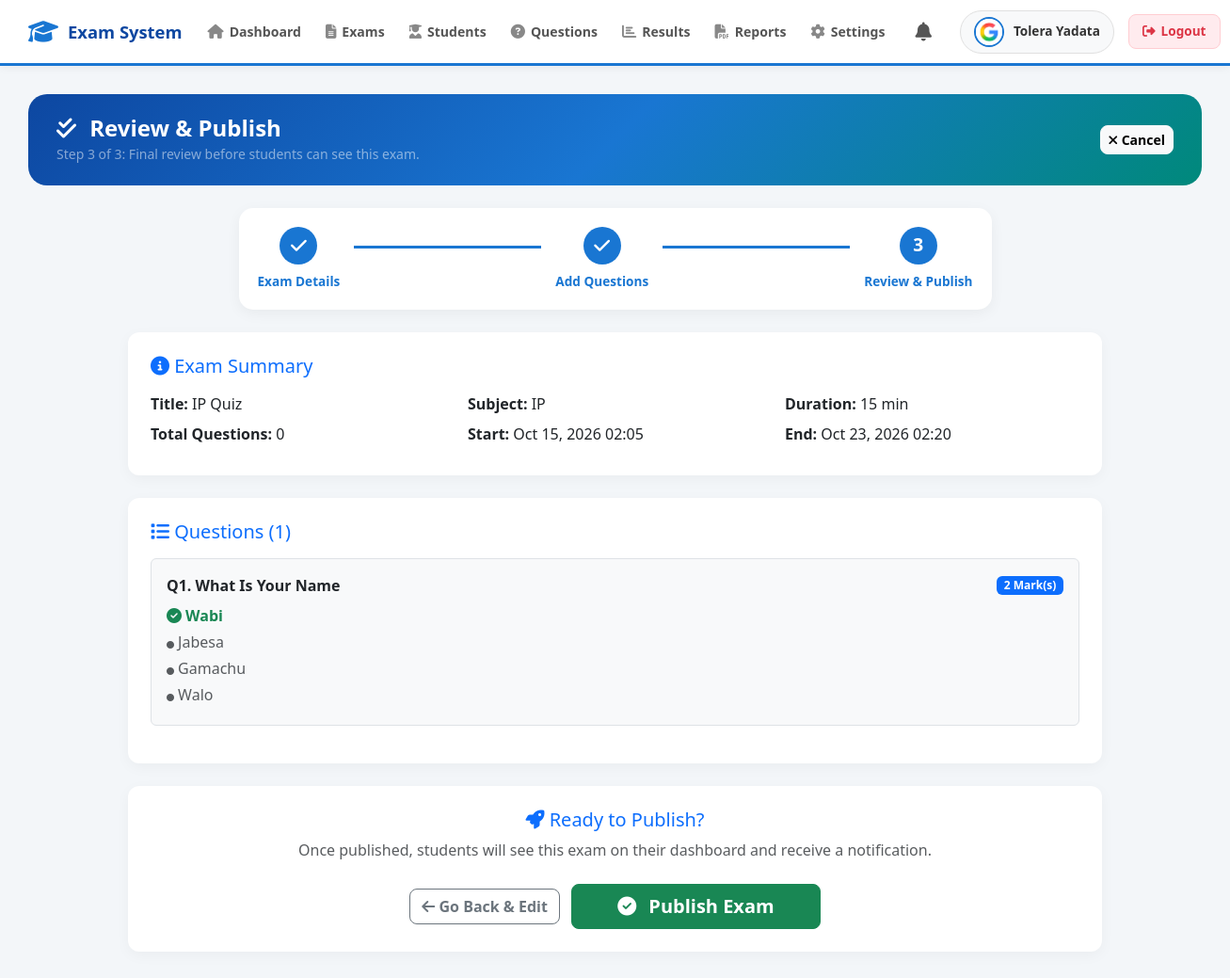
/teacher/publish_exam.php?exam_id=1 (signed in), run on the app's committed database.
### tables this page shows
CREATE TABLE `exams` (
  `exam_id` int(11) NOT NULL,
  `title` varchar(100) NOT NULL,
  `subject` varchar(100) NOT NULL,
  `exam_type` varchar(50) NOT NULL,
  `duration_minutes` int(11) NOT NULL,
  `start_time` datetime NOT NULL,
  `end_time` datetime NOT NULL,
  `description` text DEFAULT NULL,
  `created_by` int(11) NOT NULL,
  `created_at` datetime DEFAULT current_timestamp(),
  `status` varchar(20) DEFAULT 'Draft',
  `total_questions` int(11) DEFAULT 0
);

CREATE TABLE `users` (
  `user_id` int(11) NOT NULL,
  `name` varchar(100) NOT NULL,
  `email` varchar(100) NOT NULL,
  `username` varchar(50) NOT NULL,
  `password` varchar(255) NOT NULL,
  `role` varchar(20) NOT NULL,
  `status` varchar(10) DEFAULT 'Active',
  `created_at` datetime DEFAULT current_timestamp(),
  `profile_image` varchar(255) DEFAULT NULL
);

CREATE TABLE `questions` (
  `question_id` int(11) NOT NULL,
  `exam_id` int(11) NOT NULL,
  `question_text` text NOT NULL,
  `question_type` varchar(50) NOT NULL,
  `marks` int(11) DEFAULT 1,
  `explanation` text DEFAULT NULL,
  `order_no` int(11) DEFAULT NULL
);

CREATE TABLE `options` (
  `option_id` int(11) NOT NULL,
  `question_id` int(11) NOT NULL,
  `option_text` varchar(255) NOT NULL,
  `is_correct` tinyint(1) DEFAULT 0,
  `order_no` int(11) DEFAULT NULL
);

### teacher/publish_exam.php (the view, shortened to what this page needs)
<?php
require_once ROOT_PATH . '/db_connect.php';
$teacher_id = $_SESSION['user_id'];
$exam_id = isset($_GET['exam_id']) ? intval($_GET['exam_id']) : 0;
$exam = $conn->query("SELECT * FROM exams WHERE exam_id = $exam_id AND created_by = $teacher_id")->fetch_assoc();
$questions = $conn->query("SELECT * FROM questions WHERE exam_id = $exam_id ORDER BY order_no ASC");
include ROOT_PATH . '/includes/header.php';
?>
<div class="main-content">
    <div class="page-header-box d-flex justify-content-between align-items-center mb-4">
        <div>
            <h4 class="m-0 fw-bold text-white"><i class="fas fa-check-double me-2"></i> Review & Publish</h4>
            <small class="text-white-50">Step 3 of 3: Final review before students can see this exam.</small>
        </div>
        <a href="dashboard.php" class="btn btn-light btn-sm fw-bold"><i class="fas fa-times"></i> Cancel</a>
    </div>
    <div class="wizard-progress mb-4">
        <div class="step active"><div class="step-icon"><i class="fas fa-check"></i></div><div class="step-text">Exam Details</div></div>
        <div class="step-line active"></div>
        <div class="step active"><div class="step-icon"><i class="fas fa-check"></i></div><div class="step-text">Add Questions</div></div>
        <div class="step-line active"></div>
        <div class="step active"><div class="step-icon">3</div><div class="step-text">Review & Publish</div></div>
    </div>
    <div class="row justify-content-center">
        <div class="col-lg-10">
            <div class="card p-4 mb-4">
                <h5 class="text-primary mb-3"><i class="fas fa-info-circle"></i> Exam Summary</h5>
                <div class="row">
                    <div class="col-md-4 mb-2"><strong>Title:</strong> <?php echo htmlspecialchars($exam['title']); ?></div>
                    <div class="col-md-4 mb-2"><strong>Subject:</strong> <?php echo htmlspecialchars($exam['subject']); ?></div>
                    <div class="col-md-4 mb-2"><strong>Duration:</strong> <?php echo $exam['duration_minutes']; ?> min</div>
                    <div class="col-md-4 mb-2"><strong>Total Questions:</strong> <?php echo $exam['total_questions']; ?></div>
                    <div class="col-md-4 mb-2"><strong>Start:</strong> <?php echo date('M d, Y H:i', strtotime($exam['start_time'])); ?></div>
                    <div class="col-md-4 mb-2"><strong>End:</strong> <?php echo date('M d, Y H:i', strtotime($exam['end_time'])); ?></div>
                </div>
            </div>
            <div class="card p-4 mb-4">
                <h5 class="text-primary mb-3"><i class="fas fa-list"></i> Questions (<?php echo $questions->num_rows; ?>)</h5>
                <?php if($questions->num_rows > 0): ?>
                    <?php $i = 1; while($q = $questions->fetch_assoc()): ?>
                        <div class="border rounded p-3 mb-3 bg-light">
                            <div class="d-flex justify-content-between align-items-center mb-2">
                                <strong>Q<?php echo $i; ?>. <?php echo htmlspecialchars($q['question_text']); ?></strong>
                                <span class="badge bg-primary"><?php echo $q['marks']; ?> Mark(s)</span>
                            </div>
                            <?php
                            $opts = $conn->query("SELECT * FROM options WHERE question_id = {$q['question_id']} ORDER BY order_no ASC");
                            while($opt = $opts->fetch_assoc()) {
                                $is_correct = $opt['is_correct'];
                                $badge = $is_correct ? '<i class="fas fa-check-circle text-success"></i>' : '<i class="fas fa-circle text-muted" style="font-size:0.5rem;"></i>';
                                $class = $is_correct ? 'text-success fw-bold' : 'text-muted';
                                echo "<div class='{$class} mb-1'>$badge " . htmlspecialchars($opt['option_text']) . "</div>";
                            }
                            ?>
                        </div>
                    <?php $i++; endwhile; ?>
                <?php else: ?>
                    <p class="text-muted text-center py-4">No questions found.</p>
                <?php endif; ?>
            </div>
            <div class="card p-4 text-center bg-white border-primary" style="border-width: 2px;">
                <h5 class="text-primary mb-2"><i class="fas fa-rocket"></i> Ready to Publish?</h5>
                <p class="text-muted mb-4">Once published, students will see this exam on their dashboard and receive a notification.</p>
                <form method="POST" action="">
                    <a href="build_exam.php?exam_id=<?php echo $exam_id; ?>" class="btn btn-outline-secondary me-2"><i class="fas fa-arrow-left"></i> Go Back & Edit</a>
                    <button type="submit" name="publish_exam" class="btn btn-success px-5 py-2 fs-5" onclick="return confirm('Are you sure you want to publish this exam? Students will be able to see it immediately.');">
                        <i class="fas fa-check-circle me-2"></i> Publish Exam
                    </button>
                </form>
            </div>
        </div>
    </div>
</div>
<?php include ROOT_PATH . '/includes/footer.php'; ?>

### includes/header.php (shortened to what this page needs)
<?php
$header_img = null;
if (isset($conn) && isset($_SESSION['user_id'])) {
    $header_uid = $_SESSION['user_id'];
    $header_img_q = $conn->query("SELECT profile_image FROM users WHERE user_id = $header_uid");
    $header_img = ($header_img_q && $header_img_q->num_rows > 0) ? $header_img_q->fetch_assoc()['profile_image'] : null;
}
$base_path = (strpos($_SERVER['PHP_SELF'], '/admin/') !== false ||
              strpos($_SERVER['PHP_SELF'], '/teacher/') !== false ||
              strpos($_SERVER['PHP_SELF'], '/student/') !== false ||
              strpos($_SERVER['PHP_SELF'], '/shared/') !== false) ? "../" : "";
?>
<!DOCTYPE html>
<html lang="en">
<head>
    <link href="https://cdn.jsdelivr.net/npm/bootstrap@5.3.0/dist/css/bootstrap.min.css" rel="stylesheet">
    <link rel="stylesheet" href="https://cdnjs.cloudflare.com/ajax/libs/font-awesome/6.4.0/css/all.min.css">
</head>
<body>
<div class="top-navbar">
    <a href="<?php echo $base_path; ?>index.php" class="nav-brand">
        <i class="fas fa-graduation-cap"></i> Exam System
    </a>
    <div class="nav-menu">
        <?php include ROOT_PATH . '/includes/sidebar.php'; ?>
    </div>
    <div class="user-menu">
        <div class="nav-dropdown" style="margin-right: 10px;">
            <a href="#" class="dropdown-toggle bell-icon" data-bs-toggle="dropdown" aria-expanded="false" style="text-decoration: none; color: #555; position: relative; padding: 5px;">
                <i class="fas fa-bell fa-lg"></i>
            </a>
        </div>
        <div class="user-badge">
            <?php if (!empty($header_img)): ?>
                <img src="<?php echo $base_path; ?>assets/uploads/<?php echo htmlspecialchars($header_img); ?>" alt="Profile">
            <?php else: ?>
                <i class="fas fa-user-circle"></i>
            <?php endif; ?>
            <span><?php echo htmlspecialchars($_SESSION['name']); ?></span>
        </div>
        <a href="<?php echo $base_path; ?>logout.php" class="logout-btn">
            <i class="fas fa-sign-out-alt"></i> Logout
        </a>
    </div>
</div>

### teacher/publish_exam.php (style rules this page uses)
.page-header-box { background: linear-gradient(135deg, #0d47a1, #1976d2, #00897b); padding: 22px 30px; border-radius: 20px; }
.wizard-progress { display: flex; justify-content: space-between; align-items: center; max-width: 800px; margin: 0 auto; padding: 20px; background: white; border-radius: 15px; box-shadow: 0 4px 15px rgba(0,0,0,0.05); }
.step { display: flex; flex-direction: column; align-items: center; opacity: 0.5; }
.step.active { opacity: 1; }
.step-icon { width: 40px; height: 40px; border-radius: 50%; background: #e2e8f0; color: #64748b; display: flex; align-items: center; justify-content: center; font-weight: bold; font-size: 1.2rem; margin-bottom: 8px; }
.step.active .step-icon { background: #1976d2; color: white; }
.step-text { font-size: 0.85rem; font-weight: 600; color: #64748b; }
.step.active .step-text { color: #1976d2; }
.step-line { flex: 1; height: 3px; background: #e2e8f0; margin: 0 15px; margin-bottom: 25px; }
.step-line.active { background: #1976d2; }

### data on the page
exams: exam_id.profile_image (picture), title "IP Quiz", subject "IP", duration_minutes "15", total_questions "0", start_time "Oct 15, 2026 02:05", end_time "Oct 23, 2026 02:20", exam_id "1"
questions: question_text "What Is Your Name", marks "2"
options: is_correct 1 (drawn), option_text "Wabi"
options: is_correct 0 (drawn), option_text "Jabesa"
options: is_correct 0 (drawn), option_text "Gamachu"
options: is_correct 0 (drawn), option_text "Walo"

### other printed values
$_SESSION['name'] "Tolera Yadata"
